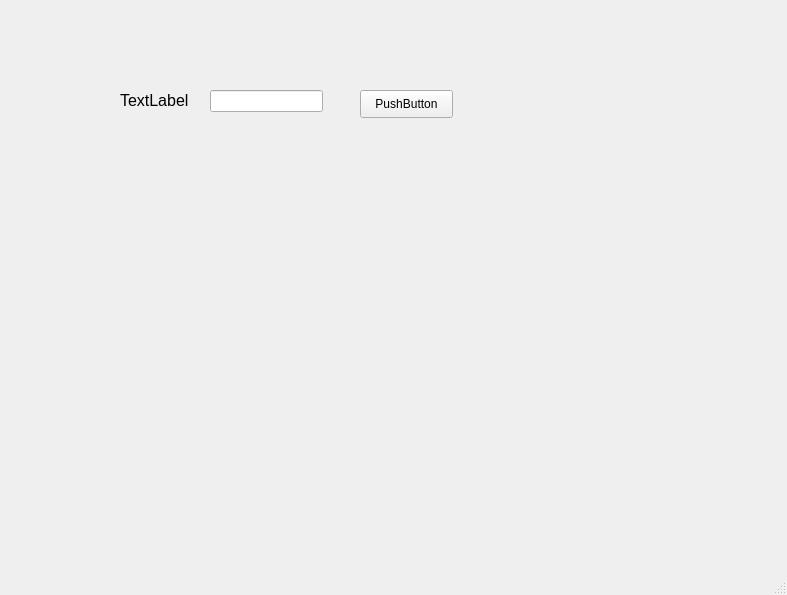
<?xml version="1.0" encoding="UTF-8"?>
<ui version="4.0">
 <class>MainWindow</class>
 <widget class="QMainWindow" name="MainWindow">
  <property name="geometry">
   <rect>
    <x>0</x>
    <y>0</y>
    <width>787</width>
    <height>595</height>
   </rect>
  </property>
  <property name="windowTitle">
   <string>MainWindow</string>
  </property>
  <widget class="QWidget" name="centralwidget">
   <widget class="QLineEdit" name="lineEdit">
    <property name="geometry">
     <rect>
      <x>210</x>
      <y>90</y>
      <width>113</width>
      <height>22</height>
     </rect>
    </property>
   </widget>
   <widget class="QPushButton" name="pushButton">
    <property name="geometry">
     <rect>
      <x>360</x>
      <y>90</y>
      <width>93</width>
      <height>28</height>
     </rect>
    </property>
    <property name="text">
     <string>PushButton</string>
    </property>
   </widget>
   <widget class="QLabel" name="label">
    <property name="geometry">
     <rect>
      <x>120</x>
      <y>80</y>
      <width>71</width>
      <height>41</height>
     </rect>
    </property>
    <property name="font">
     <font>
      <pointsize>12</pointsize>
     </font>
    </property>
    <property name="text">
     <string>TextLabel</string>
    </property>
    <property name="textFormat">
     <enum>Qt::PlainText</enum>
    </property>
   </widget>
   <widget class="QLabel" name="label_2">
    <property name="geometry">
     <rect>
      <x>110</x>
      <y>170</y>
      <width>581</width>
      <height>351</height>
     </rect>
    </property>
    <property name="font">
     <font>
      <pointsize>12</pointsize>
     </font>
    </property>
    <property name="text">
     <string/>
    </property>
    <property name="pixmap">
     <pixmap>../../Users/kevin/OneDrive/圖片/未命名4.png</pixmap>
    </property>
    <property name="scaledContents">
     <bool>true</bool>
    </property>
   </widget>
  </widget>
  <widget class="QMenuBar" name="menubar">
   <property name="geometry">
    <rect>
     <x>0</x>
     <y>0</y>
     <width>787</width>
     <height>25</height>
    </rect>
   </property>
  </widget>
  <widget class="QStatusBar" name="statusbar"/>
 </widget>
 <resources/>
 <connections/>
</ui>
